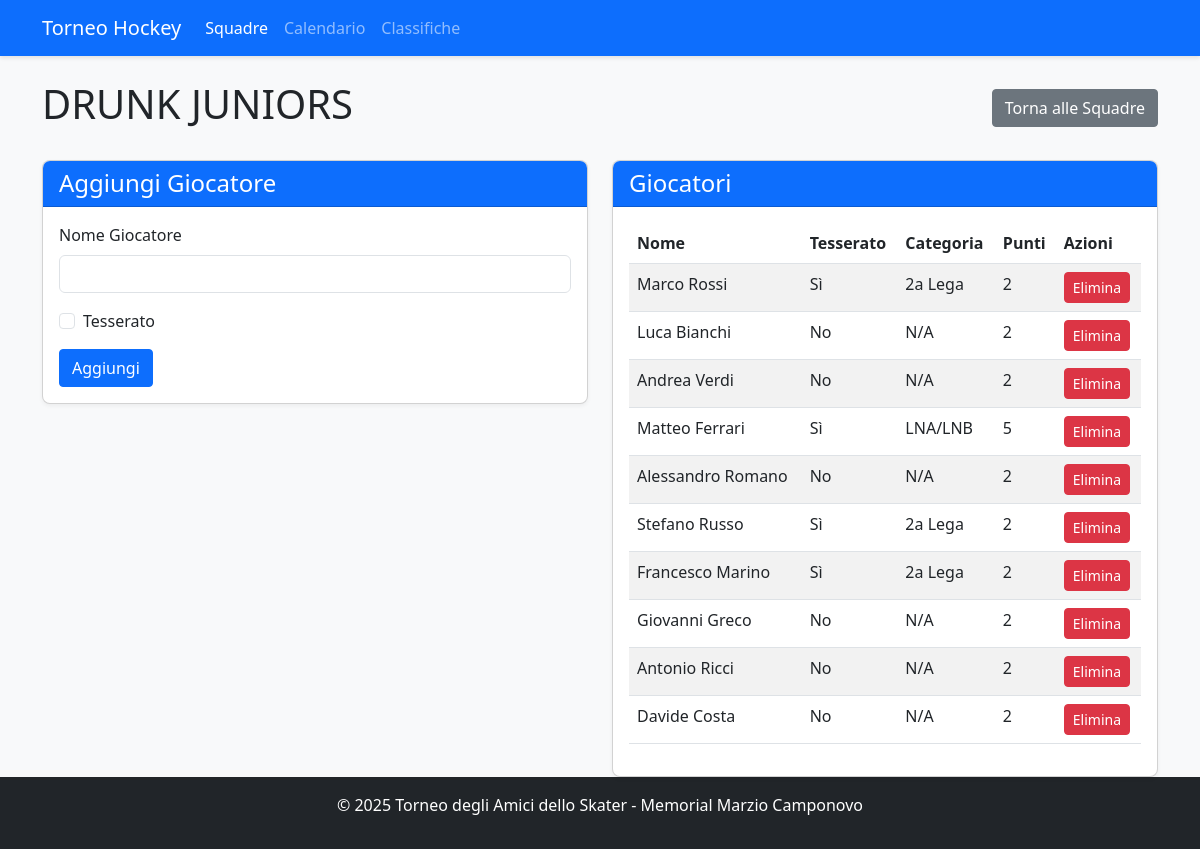
Before: /team/1 with the older database file.
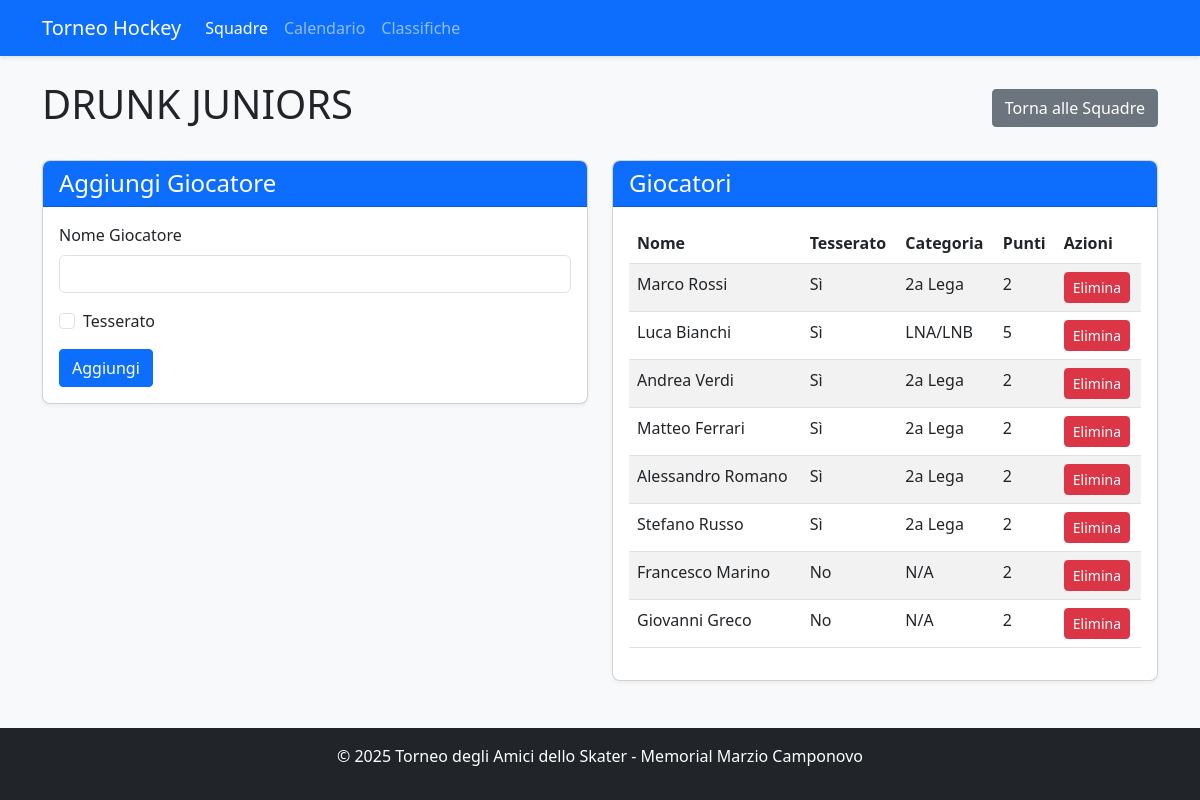
After: the same page with the newer database file.
### app.py (models this page shows, shortened)
class Player(db.Model):
    id = db.Column(db.Integer, primary_key=True)
    name = db.Column(db.String(100), nullable=False)
    team_id = db.Column(db.Integer, db.ForeignKey('team.id'), nullable=False)
    is_registered = db.Column(db.Boolean, default=False)
    category = db.Column(db.String(20))  # LNA/LNB, 1a Lega, 2a Lega, Non tesserato
    goals = db.Column(db.Integer, default=0)
    assists = db.Column(db.Integer, default=0)
    penalties = db.Column(db.Integer, default=0)
    @property
    def registration_points(self):
        if not self.is_registered:
            return 2  # Non tesserato
        points_map = {
            'LNA/LNB': 5,
            '1a Lega': 3,
            '2a Lega': 2
        }
        return points_map.get(self.category, 2)

### app.py (the view, shortened to what this page needs)
@app.route('/team/<int:team_id>', methods=['GET', 'POST'])
def team_detail(team_id):
    team = Team.query.get_or_404(team_id)
    return render_template('team_detail.html', team=team)

### app.py (called while the page is built)
def format_tournament_dates():
    dates = get_tournament_dates()
    formatted = {}
    for key, date_obj in dates.items():
        formatted[key] = {
            'date': date_obj,
            'formatted': date_obj.strftime('%d/%m/%Y'),
            'day_name': date_obj.strftime('%A'),
            'day_name_it': {
                'Monday': 'Lunedì',
                'Tuesday': 'Martedì',
                'Wednesday': 'Mercoledì',
                'Thursday': 'Giovedì',
                'Friday': 'Venerdì',
                'Saturday': 'Sabato',
                'Sunday': 'Domenica'
            }.get(date_obj.strftime('%A'), date_obj.strftime('%A'))
        }
    return formatted

### templates/team_detail.html (shortened to what the changed rows need)
<!DOCTYPE html>
<html lang="it">
<head>
    <link rel="stylesheet" href="https://cdn.jsdelivr.net/npm/bootstrap@5.3.0/dist/css/bootstrap.min.css">
    <link rel="stylesheet" href="{{ url_for('static', filename='style.css') }}">
</head>
<body class="d-flex flex-column min-vh-100">
    <div class="container mt-4">
        <div class="d-flex justify-content-between align-items-center">
            <h1>{{ team.name }}</h1>
        </div>
        <div class="row mt-4">
            <div class="col-md-6">
                <div class="card">
                    <div class="card-body">
                        {% if team.players %}
                            <div class="table-responsive">
                                <table class="table table-striped">
                                    <thead>
                                        <tr>
                                            <th>Nome</th>
                                            <th>Tesserato</th>
                                            <th>Categoria</th>
                                            <th>Punti</th>
                                            <th>Azioni</th>
                                        </tr>
                                    </thead>
                                    <tbody>
                                        {% for player in team.players %}
                                            <tr>
                                                <td>{{ player.name }}</td>
                                                <td>{{ 'Sì' if player.is_registered else 'No' }}</td>
                                                <td>{{ player.category if player.category else 'N/A' }}</td>
                                                <td>{{ player.registration_points }}</td>
                                                <td>
                                                    <form action="{{ url_for('delete_player', player_id=player.id) }}" method="post" class="d-inline">
                                                        <button type="submit" class="btn btn-sm btn-danger" onclick="return confirm('Sei sicuro di voler eliminare questo giocatore?')">Elimina</button>
                                                    </form>
                                                </td>
                                            </tr>
                                        {% endfor %}
                                    </tbody>
                                </table>
                            </div>
                        {% else %}
                            <p>Nessun giocatore registrato per questa squadra.</p>
                        {% endif %}
                    </div>
                </div>
            </div>
        </div>
    </div>
</body>
</html>

Changed rows visible on the page:
no longer on this page (row edited): Player: name "Antonio Ricci", is_registered "No", category "N/A", registration_points "2"
no longer on this page (row edited): Player: name "Davide Costa", is_registered "No", category "N/A", registration_points "2"
changed Player "Luca Bianchi": is_registered "No" → "Sì"; category "N/A" → "LNA/LNB"; registration_points "2" → "5"
changed Player "Andrea Verdi": is_registered "No" → "Sì"; category "N/A" → "2a Lega"
changed Player "Matteo Ferrari": category "LNA/LNB" → "2a Lega"; registration_points "5" → "2"
changed Player "Alessandro Romano": is_registered "No" → "Sì"; category "N/A" → "2a Lega"
changed Player "Francesco Marino": is_registered "Sì" → "No"; category "2a Lega" → "N/A"
